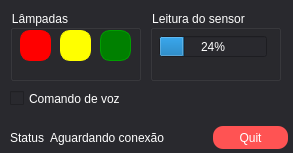
<?xml version="1.0" encoding="UTF-8"?>
<ui version="4.0">
 <class>MainWindow</class>
 <widget class="QMainWindow" name="MainWindow">
  <property name="geometry">
   <rect>
    <x>0</x>
    <y>0</y>
    <width>293</width>
    <height>153</height>
   </rect>
  </property>
  <property name="windowTitle">
   <string>Automação com Arduino</string>
  </property>
  <property name="styleSheet">
   <string notr="true">background-color: #29292E;
color: #fff;</string>
  </property>
  <widget class="QWidget" name="centralwidget">
   <widget class="QPushButton" name="button_red">
    <property name="geometry">
     <rect>
      <x>20</x>
      <y>30</y>
      <width>31</width>
      <height>31</height>
     </rect>
    </property>
    <property name="styleSheet">
     <string notr="true">border-radius: 10px; 
background-color: red;
border: 1px solid red;</string>
    </property>
    <property name="text">
     <string/>
    </property>
   </widget>
   <widget class="QPushButton" name="button_yellow">
    <property name="geometry">
     <rect>
      <x>60</x>
      <y>30</y>
      <width>31</width>
      <height>31</height>
     </rect>
    </property>
    <property name="styleSheet">
     <string notr="true">border-radius: 10px; 
background-color: yellow;
border: 1px solid rgb(255, 255, 0);</string>
    </property>
    <property name="text">
     <string/>
    </property>
   </widget>
   <widget class="QPushButton" name="button_green">
    <property name="geometry">
     <rect>
      <x>100</x>
      <y>30</y>
      <width>31</width>
      <height>31</height>
     </rect>
    </property>
    <property name="styleSheet">
     <string notr="true">border-radius: 10px; 
background-color: green;
border: 1px solid rgb(0, 159, 0);</string>
    </property>
    <property name="text">
     <string/>
    </property>
   </widget>
   <widget class="QGroupBox" name="groupBox">
    <property name="geometry">
     <rect>
      <x>10</x>
      <y>10</y>
      <width>131</width>
      <height>71</height>
     </rect>
    </property>
    <property name="title">
     <string>Lâmpadas</string>
    </property>
   </widget>
   <widget class="QGroupBox" name="groupBox_2">
    <property name="geometry">
     <rect>
      <x>150</x>
      <y>10</y>
      <width>131</width>
      <height>71</height>
     </rect>
    </property>
    <property name="title">
     <string>Leitura do sensor</string>
    </property>
    <widget class="QProgressBar" name="progressBar">
     <property name="geometry">
      <rect>
       <x>9</x>
       <y>26</y>
       <width>108</width>
       <height>21</height>
      </rect>
     </property>
     <property name="value">
      <number>24</number>
     </property>
    </widget>
   </widget>
   <widget class="QLabel" name="status_message">
    <property name="geometry">
     <rect>
      <x>50</x>
      <y>130</y>
      <width>161</width>
      <height>16</height>
     </rect>
    </property>
    <property name="text">
     <string>Aguardando conexão</string>
    </property>
   </widget>
   <widget class="QCheckBox" name="checkBox">
    <property name="geometry">
     <rect>
      <x>10</x>
      <y>90</y>
      <width>131</width>
      <height>17</height>
     </rect>
    </property>
    <property name="text">
     <string>Comando de voz</string>
    </property>
   </widget>
   <widget class="QLabel" name="label">
    <property name="geometry">
     <rect>
      <x>10</x>
      <y>130</y>
      <width>35</width>
      <height>16</height>
     </rect>
    </property>
    <property name="text">
     <string>Status:</string>
    </property>
   </widget>
   <widget class="QPushButton" name="quitButton">
    <property name="geometry">
     <rect>
      <x>213</x>
      <y>126</y>
      <width>75</width>
      <height>23</height>
     </rect>
    </property>
    <property name="styleSheet">
     <string notr="true">background-color: rgb(255, 83, 83);
border-radius: 10px;</string>
    </property>
    <property name="text">
     <string>Quit</string>
    </property>
   </widget>
   <zorder>groupBox</zorder>
   <zorder>button_red</zorder>
   <zorder>button_yellow</zorder>
   <zorder>button_green</zorder>
   <zorder>groupBox_2</zorder>
   <zorder>status_message</zorder>
   <zorder>checkBox</zorder>
   <zorder>label</zorder>
   <zorder>quitButton</zorder>
  </widget>
 </widget>
 <resources/>
 <connections/>
</ui>
